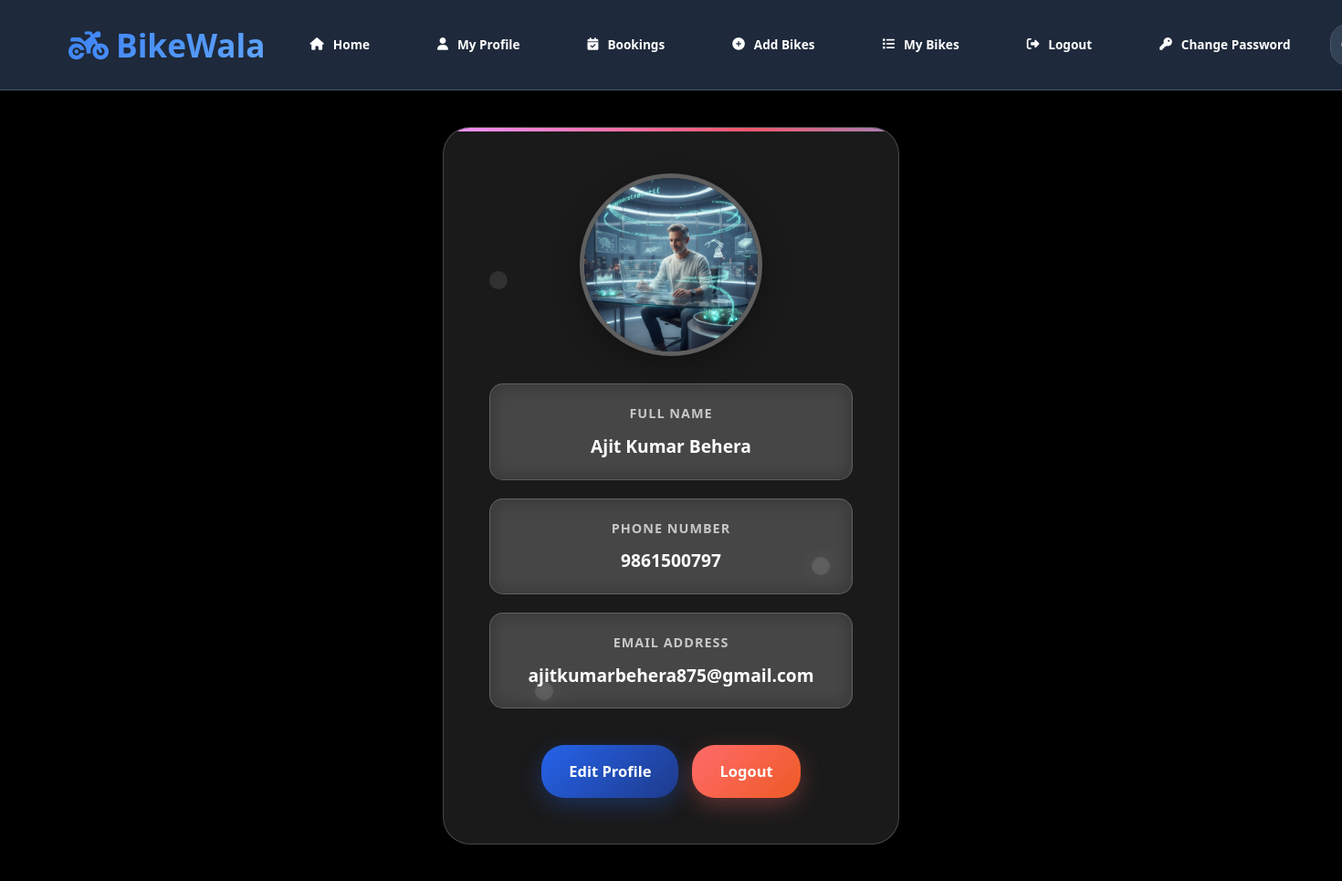
/renter/renter_display_profile/ (signed in), run on an earlier commit of the app's database.
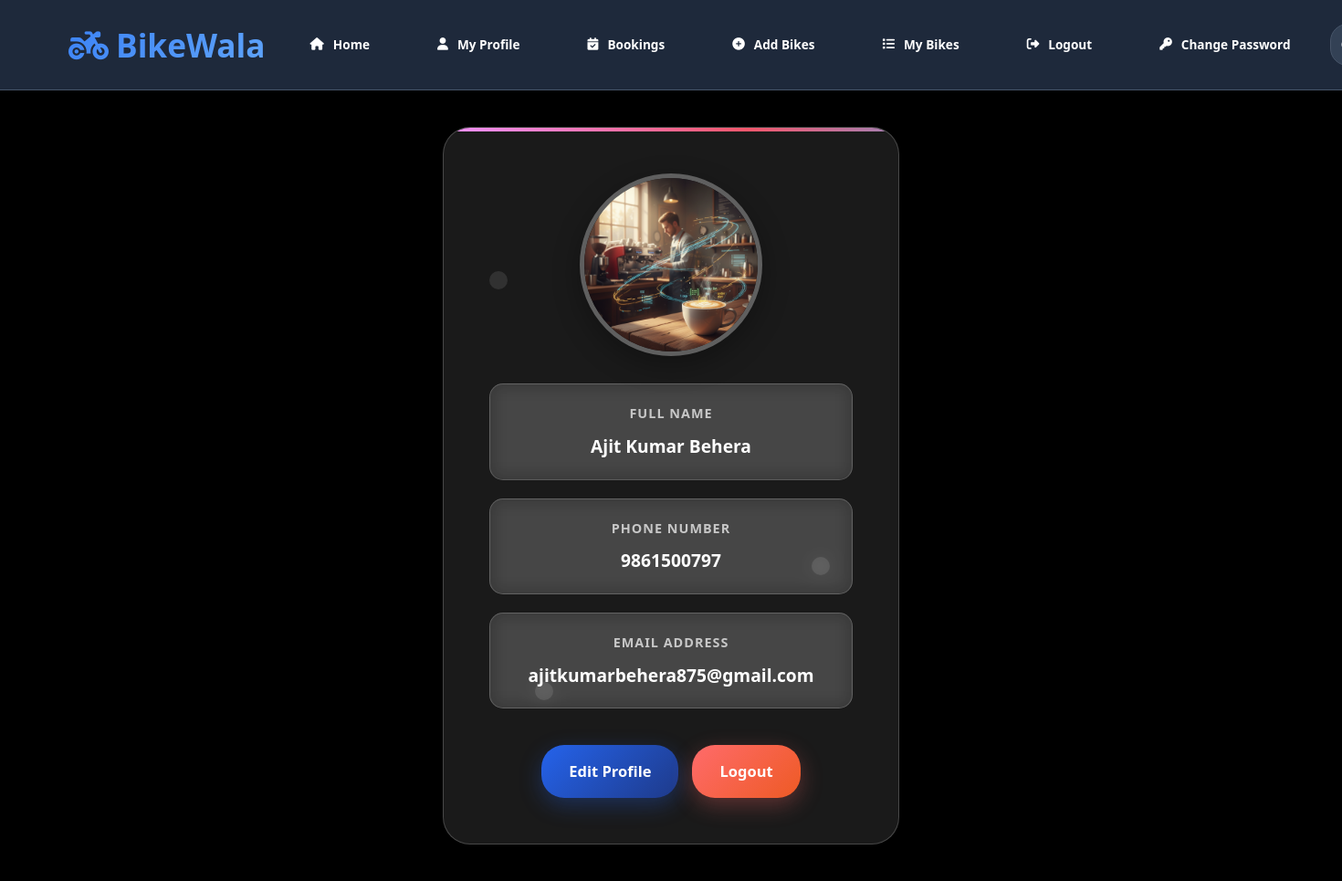
And on a later commit of the database.
### customer/models.py (models this page shows, shortened)
class Profile(models.Model):
    username = models.ForeignKey(User, on_delete=models.CASCADE)
    pno = models.CharField(max_length=50)
    profile_pic = models.ImageField(upload_to='profiles/')

### renter/views.py (the view)
# urls.py: path('renter_display_profile/',  renter_display_profile, name='renter_display_profile'),
def renter_display_profile(request):
   un = request.session.get('username')
   if not un:
       return HttpResponse('Please login first')
   try:
       UO = User.objects.get(username=un)
       PO = Profile.objects.get(username=UO)
       d = {'UO': UO, 'PO': PO}
       return render(request, 'renter/renter_display_profile.html', d)
   except (User.DoesNotExist, Profile.DoesNotExist):
       return HttpResponse('Profile not found')

### templates/renter/renter_display_profile.html (shortened to what this page needs)
{% extends "index.html" %}
{% block body %}
<div class="profile-container">
    <div class="profile-card">
        <div class="floating-element"></div>
        <div class="floating-element"></div>
        <div class="floating-element"></div>
        <img src="{{PO.profile_pic.url}}" alt="Profile Picture" class="profile-image">
        <div class="profile-details">
            <div class="profile-item">
                <span class="profile-label">Full Name</span>
                <p class="profile-value">{{UO.first_name}} {{UO.last_name}}</p>
            </div>
            <div class="profile-item">
                <span class="profile-label">Phone Number</span>
                <p class="profile-value">{{PO.pno}}</p>
            </div>
            <div class="profile-item">
                <span class="profile-label">Email Address</span>
                <p class="profile-value">{{UO.email}}</p>
            </div>
        </div>
        <div class="profile-actions">
            <a href="{% url 'renter_edit_profile' %}" class="btn-edit">Edit Profile</a>
            <a href="{% url 'renter_logout' %}" class="btn-logout">Logout</a>
        </div>
    </div>
</div>
{% endblock body %}

What changed in the data, as far as the page shows it:
changed Profile: profile_pic: a different picture
